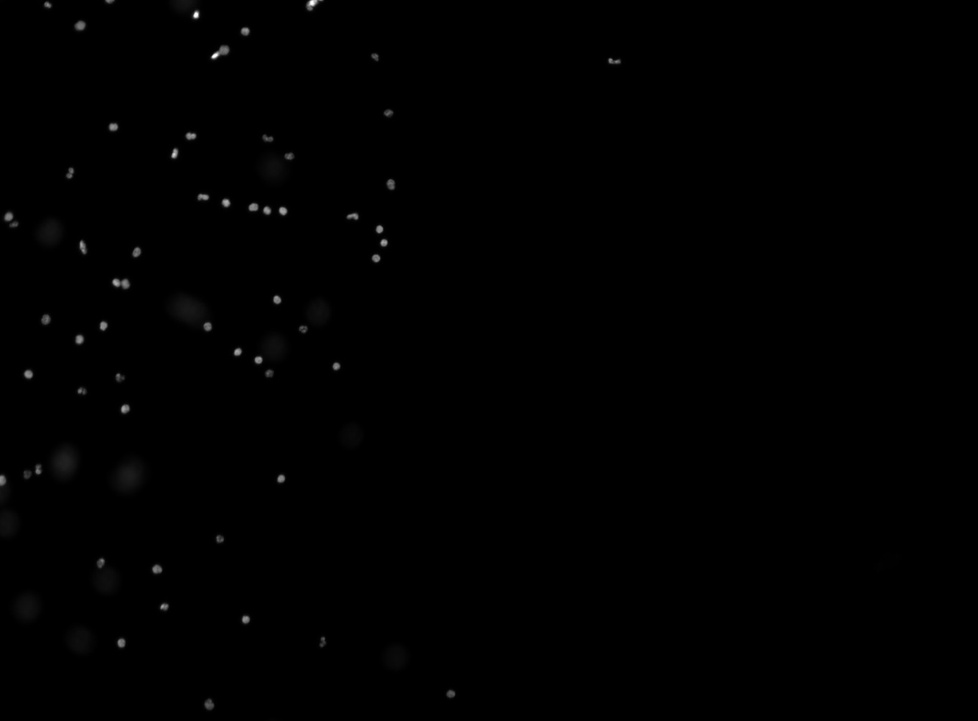
#> input picture data/raw/Tile000001.jpg, 978 x 721 px
$ python create_dataset_example.py --source ../sample_data/raw   (older library calls are emulated)
#> lines starting #> are read from the running program, lines starting #| are printed output that depends on the picture
### src/utils/create_dataset.py
"""
Utilities for creating annotated segmentation datasets.
"""

import os
import cv2
import numpy as np
import multiprocessing
from functools import partial
from tqdm import tqdm
from typing import List, Dict, Optional, Union, Callable, Tuple
from pathlib import Path


def create_dataset_structure(base_dir: str) -> Dict[str, str]:
    """
    Create the standard dataset directory structure.

    Args:
        base_dir: Base directory for the dataset

    Returns:
        Dictionary with paths to the created directories
    """
    # Create main directories
    dirs = {
        'base': base_dir,
        'raw': os.path.join(base_dir, 'raw'),
        'processed': os.path.join(base_dir, 'processed'),
        'annotations': os.path.join(base_dir, 'annotations'),
    }

    # Create all directories
    for path in dirs.values():
        os.makedirs(path, exist_ok=True)

    return dirs


def import_images(
    source_dir: str,
    target_dir: str,
    extensions: List[str] = ['.png', '.jpg', '.jpeg', '.tif', '.tiff'],
    recursive: bool = False,
    copy: bool = True,
    preprocess_fn: Optional[Callable] = None
) -> List[str]:
    """
    Import images from a source directory to the dataset.

    Args:
        source_dir: Source directory containing images
        target_dir: Target directory to copy/move images to
        extensions: List of file extensions to consider
        recursive: Whether to search the source directory recursively
        copy: If True, copy the files; otherwise, move them
        preprocess_fn: Optional function to preprocess images before saving

    Returns:
        List of paths to the imported images in the target directory
    """
    # Make sure target directory exists
    os.makedirs(target_dir, exist_ok=True)

    # Collect all image paths
    image_paths = []
    for root, _, files in os.walk(source_dir):
        if not recursive and root != source_dir:
            continue

        for file in files:
            if any(file.lower().endswith(ext) for ext in extensions):
                image_paths.append(os.path.join(root, file))

    # Sort paths for deterministic behavior
    image_paths.sort()

    # Import images
    imported_paths = []
    for src_path in image_paths:
        # Get relative path if using recursive mode
        if recursive:
            rel_path = os.path.relpath(src_path, source_dir)
            dst_path = os.path.join(target_dir, rel_path)
            os.makedirs(os.path.dirname(dst_path), exist_ok=True)
        else:
            dst_path = os.path.join(target_dir, os.path.basename(src_path))

        # Apply preprocessing if provided
        if preprocess_fn:
            img = cv2.imread(src_path)
            if img is not None:
                processed_img = preprocess_fn(img)
                cv2.imwrite(dst_path, processed_img)
                imported_paths.append(dst_path)
        else:
            # Copy or move the file
            if copy:
                import shutil
                shutil.copy2(src_path, dst_path)
            else:
                import shutil
                shutil.move(src_path, dst_path)

            imported_paths.append(dst_path)

    return imported_paths


def _process_single_annotation(args: Tuple[str, str, Callable]) -> Optional[str]:
    """
    Process a single image for annotation.

    Args:
        args: Tuple of (image_path, annotation_dir, segmentation_fn)

    Returns:
        Path to the generated annotation mask or None if failed
    """
    img_path, annotation_dir, segmentation_fn = args

    try:
        # Load image
        img = cv2.imread(img_path)
        if img is None:
            print(f"Warning: Could not read image {img_path}")
            return None

        # Generate mask using the provided segmentation function
        mask = segmentation_fn(img)

        # Save mask with same name as image but in annotation directory
        base_name = os.path.splitext(os.path.basename(img_path))[0]
        mask_path = os.path.join(annotation_dir, f"{base_name}_mask.png")

        # Ensure mask is binary with values 0 and 255
        if mask.max() <= 1:
            mask = (mask * 255).astype(np.uint8)

        cv2.imwrite(mask_path, mask)
        return mask_path
    except Exception as e:
        print(f"Error processing {img_path}: {e}")
        return None


def generate_automatic_annotations(
    image_dir: str,
    annotation_dir: str,
    segmentation_fn: Callable,
    extensions: List[str] = ['.png', '.jpg', '.jpeg', '.tif', '.tiff'],
    n_processes: int = None
) -> List[str]:
    """
    Generate automatic annotations for images using a segmentation function.

    Args:
        image_dir: Directory containing the images
        annotation_dir: Directory to save the annotations
        segmentation_fn: Function that takes an image and returns a binary mask
        extensions: List of file extensions to consider
        n_processes: Number of processes to use (default: number of CPU cores - 1)

    Returns:
        List of paths to the generated annotation masks
    """
    # Make sure annotation directory exists
    os.makedirs(annotation_dir, exist_ok=True)

    # Collect all image paths
    image_paths = []
    for root, _, files in os.walk(image_dir):
        for file in files:
            if any(file.lower().endswith(ext) for ext in extensions):
                image_paths.append(os.path.join(root, file))

    # Sort paths for deterministic behavior
    image_paths.sort()

    # Determine number of processes
    if n_processes is None:
        n_processes = max(1, multiprocessing.cpu_count() - 1)
    else:
        n_processes = max(1, n_processes)

    print(f"Generating annotations using {n_processes} processes...")

    # Prepare arguments for multiprocessing
    process_args = [(img_path, annotation_dir, segmentation_fn) for img_path in image_paths]

    # Generate annotations using multiprocessing
    annotation_paths = []
    with multiprocessing.Pool(processes=n_processes) as pool:
        results = list(tqdm(
            pool.imap(_process_single_annotation, process_args, chunksize=10),
            total=len(image_paths),
            desc="Generating annotations"
        ))

        # Filter out None results (failed processing)
        annotation_paths = [path for path in results if path]

    return annotation_paths

### src/traditional/base.py
"""
Base class for all traditional segmentation algorithms.
"""

import cv2
import numpy as np
from abc import ABC, abstractmethod
from scipy import ndimage as ndi


class BaseSegmenter(ABC):
    """Base class that all traditional segmentation algorithms should inherit from."""

    def __init__(self, config=None):
        """
        Initialize the segmenter.

        Args:
            config (dict, optional): Configuration parameters for the segmenter.
        """
        self.config = config or {}

    # [245 lines left out: functions segment, preprocess, postprocess, _watershed_separation, _find_local_maxima, _remove_small_objects and 1 more, not called in this run]

### src/traditional/otsu.py
"""
Otsu thresholding segmentation implementation.
"""

import cv2
import numpy as np
from .base import BaseSegmenter


class OtsuSegmenter(BaseSegmenter):
    """
    Segmentation using Otsu's thresholding method.

    Otsu's method automatically determines an optimal threshold value by minimizing
    intra-class intensity variance, or equivalently, by maximizing inter-class variance.
    """

    def __init__(self, config=None):
        """
        Initialize the Otsu segmenter.

        Args:
            config (dict, optional): Configuration parameters.
                enable (bool): Whether to enable this segmentation method.
                min_threshold (int): Minimum threshold value (default: 25)
        """
        super().__init__(config)
        self.min_threshold = self.config.get('min_threshold', 25)

    # [86 lines left out: functions preprocess, segment, not called in this run]

### src/traditional/adaptive_threshold.py
"""
Adaptive thresholding segmentation implementation.
"""

import cv2
import numpy as np
from .base import BaseSegmenter


class AdaptiveThresholdSegmenter(BaseSegmenter):
    """
    Segmentation using adaptive thresholding.

    Adaptive thresholding calculates the threshold for small regions of the image,
    which gives better results for images with varying illumination.
    """

    def __init__(self, config=None):
        """
        Initialize the adaptive threshold segmenter.

        Args:
            config (dict, optional): Configuration parameters.
                enable (bool): Whether to enable this segmentation method.
                block_size (int): Size of the local neighborhood for threshold calculation.
                c (int): Constant subtracted from the mean or weighted sum.
                dilation_kernel_size (int): Size of the kernel for dilation operation.
        """
        super().__init__(config)
        self.block_size = self.config.get('block_size', 11)
        self.c = self.config.get('c', 2)
        self.dilation_kernel_size = self.config.get('dilation_kernel_size', 3)

    # [178 lines left out: functions preprocess, postprocess, segment, not called in this run]

### src/traditional/factory.py
"""
Factory class for creating and managing traditional segmentation algorithms.
"""

import numpy as np
import traceback
from .otsu import OtsuSegmenter
from .adaptive_threshold import AdaptiveThresholdSegmenter


class TraditionalSegmenterFactory:
    """
    Factory class for creating and running traditional segmentation algorithms.

    This class allows you to create multiple segmenters and run them sequentially
    or in combination to produce final segmentation results.
    """

    def __init__(self, config=None):
        """
        Initialize the factory with the configuration.

        Args:
            config (dict, optional): Configuration for all segmentation methods.
                Should have keys for each method ('otsu', 'adaptive_threshold')
                with their respective configurations.
        """
        self.config = config or {}
        self.segmenters = {}

        # Initialize enabled segmenters
        self._init_segmenters()

    def _init_segmenters(self):
        """Initialize all enabled segmentation methods based on config."""
        # Otsu thresholding
        otsu_config = self.config.get('otsu', {})
        if otsu_config.get('enable', True):
            self.segmenters['otsu'] = OtsuSegmenter(otsu_config)

        # Adaptive thresholding
        adaptive_config = self.config.get('adaptive_threshold', {})
        if adaptive_config.get('enable', True):
            self.segmenters['adaptive_threshold'] = AdaptiveThresholdSegmenter(adaptive_config)

    # [91 lines left out: functions segment, segment_combine, not called in this run]

### examples/create_dataset_example.py
#!/usr/bin/env python3
"""
Example script demonstrating how to create an annotated dataset with multiprocessing.
"""

import os
import sys
import argparse
import cv2
import numpy as np
import multiprocessing

# Add the project root directory to Python path
project_root = os.path.dirname(os.path.dirname(os.path.abspath(__file__)))
sys.path.append(project_root)

from src.utils import (
    create_dataset_structure,
    import_images,
    generate_automatic_annotations
)
from src.traditional import TraditionalSegmenterFactory


def preprocess_image(image):
    """
    Apply preprocessing to an image.

    Args:
        image: Input image

    Returns:
        Preprocessed image
    """
    # Convert to grayscale if color
    if len(image.shape) == 3 and image.shape[2] == 3:
        gray = cv2.cvtColor(image, cv2.COLOR_BGR2GRAY)
        # Convert back to color for consistency
        image = cv2.cvtColor(gray, cv2.COLOR_GRAY2BGR)

    # Apply CLAHE (Contrast Limited Adaptive Histogram Equalization) for better contrast
    if len(image.shape) == 3:
        lab = cv2.cvtColor(image, cv2.COLOR_BGR2LAB)
        l, a, b = cv2.split(lab)
        clahe = cv2.createCLAHE(clipLimit=2.0, tileGridSize=(8, 8))
        cl = clahe.apply(l)
        limg = cv2.merge((cl, a, b))
        image = cv2.cvtColor(limg, cv2.COLOR_LAB2BGR)
    else:
        clahe = cv2.createCLAHE(clipLimit=2.0, tileGridSize=(8, 8))
        image = clahe.apply(image)

    # Apply Gaussian blur to reduce noise
    image = cv2.GaussianBlur(image, (5, 5), 0)

    return image


def main():
    """Main function to demonstrate dataset creation and annotation."""
    parser = argparse.ArgumentParser(description="Create an annotated dataset from a directory of images")
    parser.add_argument("--source", type=str, required=True, help="Source directory containing images")
    parser.add_argument("--dataset", type=str, default=os.path.join(project_root, "data"),
                        help="Target dataset directory")
    parser.add_argument("--recursive", action="store_true", help="Search source directory recursively")
    parser.add_argument("--preprocess", action="store_true", help="Apply preprocessing to images")
    parser.add_argument("--processes", type=int, default=multiprocessing.cpu_count() - 1,
                        help="Number of processes to use (default: number of CPU cores - 1)")
    args = parser.parse_args()

    # Make sure we have at least one process
    num_processes = max(1, args.processes)
    print(f"Using {num_processes} processes for parallel processing")

    # Create dataset structure
    print(f"Creating dataset structure in {args.dataset}")
    dirs = create_dataset_structure(args.dataset)

    # Import images
    print(f"Importing images from {args.source}")
    preprocess_fn = preprocess_image if args.preprocess else None
    imported_paths = import_images(
        source_dir=args.source,
        target_dir=dirs['raw'],
        recursive=args.recursive,
        copy=True,  # Always copy, don't move
        preprocess_fn=preprocess_fn
    )
    print(f"Imported {len(imported_paths)} images")

    # Configure traditional segmentation methods
    config = {
        'otsu': {
            'enable': True,
            'min_threshold': 25,  # Minimum threshold for Otsu
            'use_watershed_separation': True,  # Use watershed to separate touching objects
            'watershed_min_distance': 10,  # Minimum distance between local maxima for watershed
            'min_object_size': 50,  # Remove objects smaller than this
            'min_hole_size': 20,  # Fill holes smaller than this
        },
        'adaptive_threshold': {
            'enable': True,
            'block_size': 15,
            'c': 2,
            'dilation_kernel_size': 3,  # Kernel size for dilation operation to connect broken outlines
            'use_watershed_separation': True,  # Use watershed to separate touching objects
            'watershed_min_distance': 10,  # Minimum distance between local maxima for watershed
            'min_object_size': 50,  # Remove objects smaller than this
            'min_hole_size': 20,  # Fill holes smaller than this
        }
    }

    # Create segmentation factory
    factory = TraditionalSegmenterFactory(config)

    # Create a segmentation function that uses the factory
    def segment_image(image):
        # Use majority voting to combine multiple segmentation methods
        return factory.segment_combine(image, combine_method='vote')

    # Generate annotations using multiprocessing
    print("Generating annotations using traditional segmentation methods")
    annotation_paths = generate_automatic_annotations(
        image_dir=dirs['raw'],
        annotation_dir=dirs['annotations'],
        segmentation_fn=segment_image,
        n_processes=num_processes
    )
#> in _process_single_annotation, img is the input picture: shape (721, 978, 3); min 0, max 255, mean 0.7
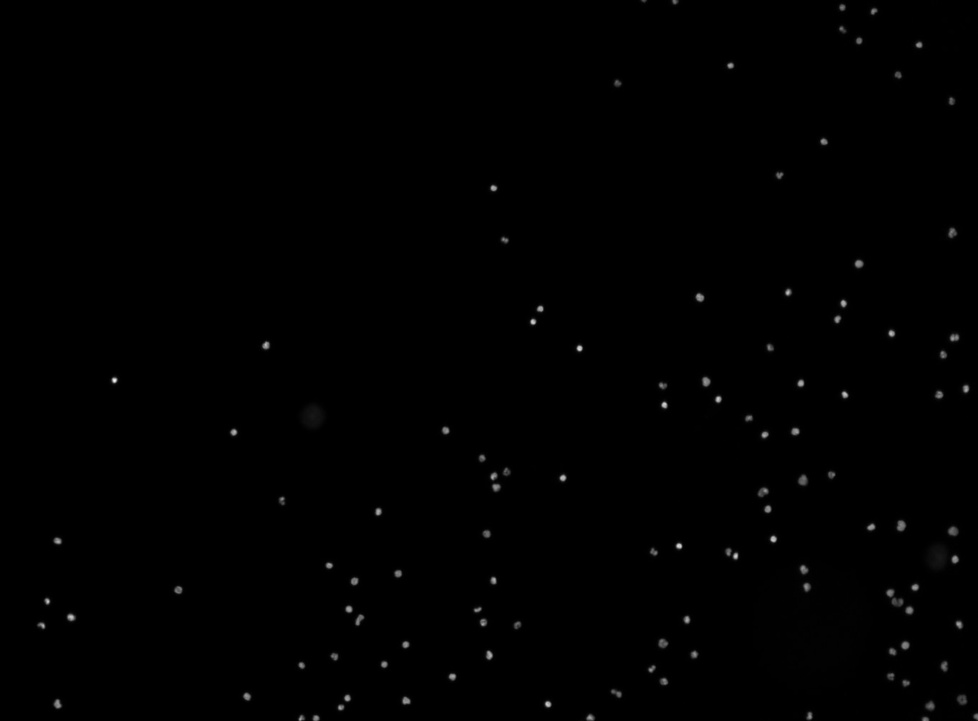
#> input picture data/raw/Tile000002.jpg, 978 x 721 px
#> in _process_single_annotation, img is the input picture: shape (721, 978, 3); min 0, max 251, mean 0.9
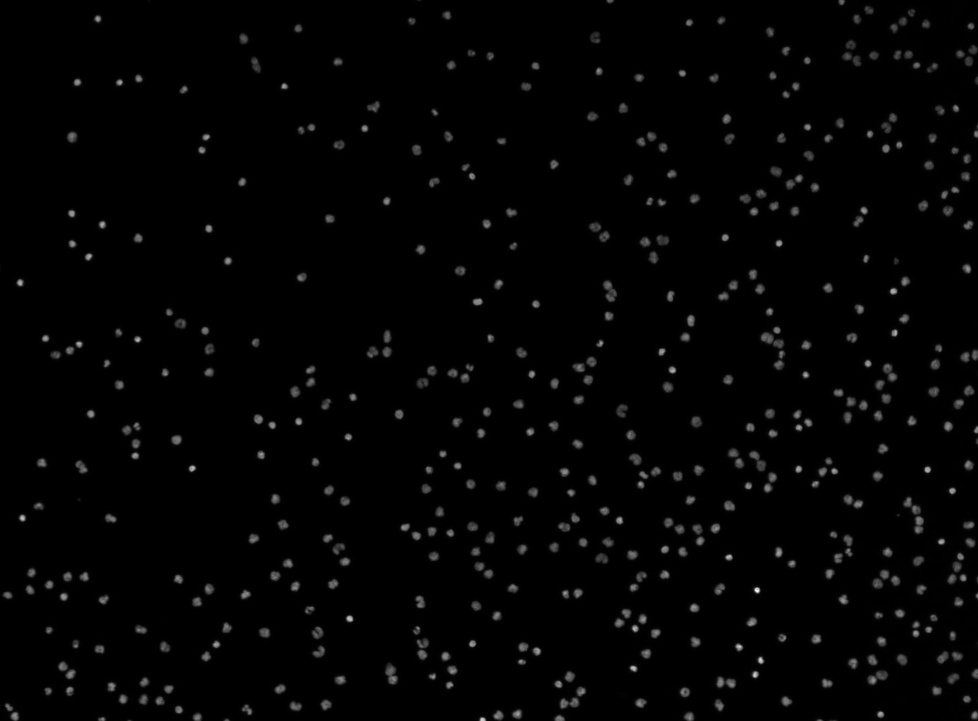
#> input picture data/raw/Tile000003.jpg, 978 x 721 px
#> in _process_single_annotation, img is the input picture: shape (721, 978, 3); min 0, max 254, mean 3.9
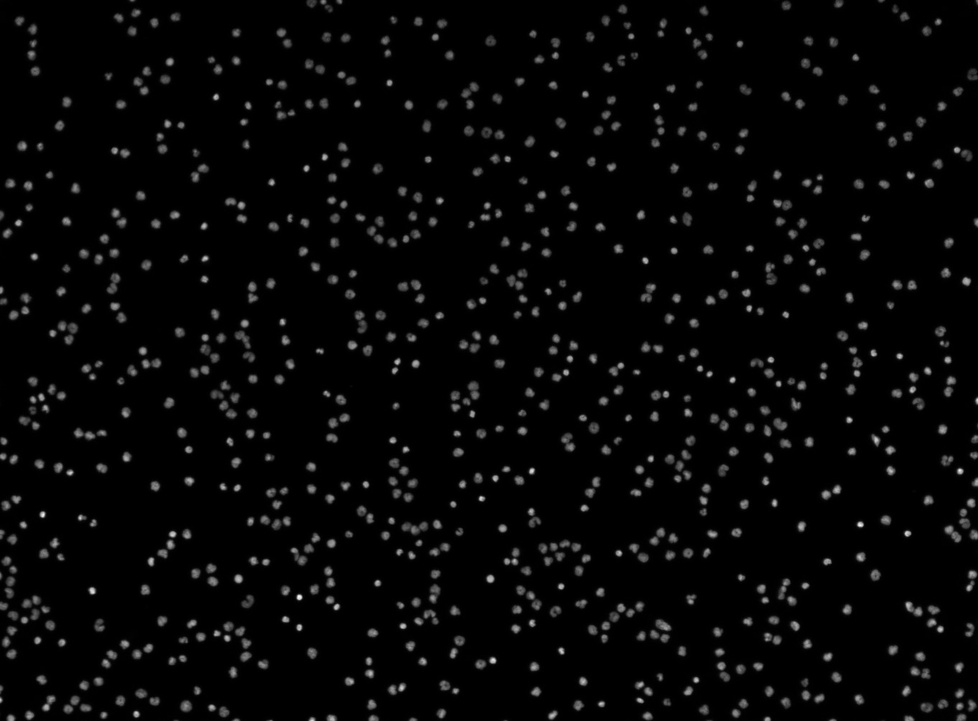
#> input picture data/raw/Tile000004.jpg, 978 x 721 px
#> in _process_single_annotation, img is the input picture: shape (721, 978, 3); min 0, max 248, mean 7.3
    print(f"Generated {len(annotation_paths)} annotation masks")

    # Generate a preview of a few samples
    if imported_paths:
        preview_dir = os.path.join(dirs['base'], "preview")
        os.makedirs(preview_dir, exist_ok=True)

        print("Generating preview images")

        # Select up to 5 random samples
        num_samples = min(5, len(imported_paths))
        import random
        sample_indices = random.sample(range(len(imported_paths)), num_samples)

        for idx in sample_indices:
            img_path = imported_paths[idx]
            base_name = os.path.splitext(os.path.basename(img_path))[0]

            # Load image and corresponding mask
            img = cv2.imread(img_path)
            mask_path = os.path.join(dirs['annotations'], f"{base_name}_mask.png")
            mask = cv2.imread(mask_path, cv2.IMREAD_GRAYSCALE)

            # Create preview image with original and segmentation overlay
            if img is not None and mask is not None:
                # Convert to BGR for consistent color display
                if len(img.shape) < 3:
                    img = cv2.cvtColor(img, cv2.COLOR_GRAY2BGR)

                # Create a mask overlay (red)
                overlay = img.copy()
                overlay[mask > 0] = [0, 0, 255]  # Red color for the segmentation

                # Blend original and overlay
                alpha = 0.5
                preview = cv2.addWeighted(img, 1 - alpha, overlay, alpha, 0)

                # Add border to make it easier to see the segmentation
                preview = cv2.copyMakeBorder(preview, 1, 1, 1, 1, cv2.BORDER_CONSTANT, value=[255, 255, 255])

                # Save preview image
                preview_path = os.path.join(preview_dir, f"{base_name}_preview.png")
                cv2.imwrite(preview_path, preview)

        print(f"Preview images saved to {preview_dir}")

    print("Dataset creation completed successfully!")


if __name__ == "__main__":
    # Ensure proper handling of multiprocessing on Windows
    multiprocessing.freeze_support()
    main()
